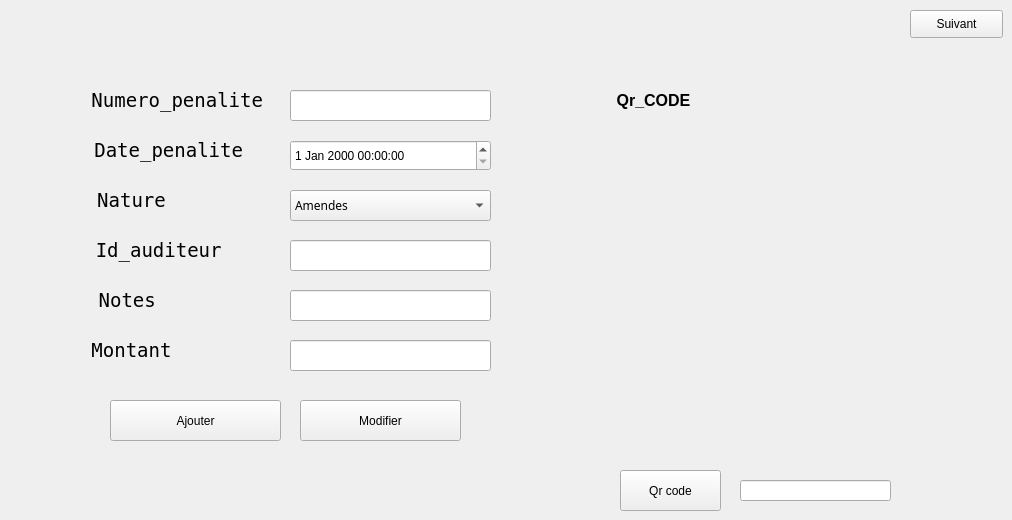
      <widget class="QWidget" name="page_23">
       <widget class="QLabel" name="label_76">
        <property name="geometry">
         <rect>
          <x>80</x>
          <y>70</y>
          <width>191</width>
          <height>61</height>
         </rect>
        </property>
        <property name="font">
         <font>
          <family>NSimSun</family>
          <pointsize>14</pointsize>
         </font>
        </property>
        <property name="cursor">
         <cursorShape>ArrowCursor</cursorShape>
        </property>
        <property name="mouseTracking">
         <bool>false</bool>
        </property>
        <property name="text">
         <string> Numero_penalite</string>
        </property>
       </widget>
       <widget class="QLabel" name="label_77">
        <property name="geometry">
         <rect>
          <x>60</x>
          <y>120</y>
          <width>191</width>
          <height>61</height>
         </rect>
        </property>
        <property name="font">
         <font>
          <family>NSimSun</family>
          <pointsize>14</pointsize>
         </font>
        </property>
        <property name="cursor">
         <cursorShape>ArrowCursor</cursorShape>
        </property>
        <property name="mouseTracking">
         <bool>false</bool>
        </property>
        <property name="text">
         <string>   Date_penalite</string>
        </property>
       </widget>
       <widget class="QLabel" name="label_78">
        <property name="geometry">
         <rect>
          <x>40</x>
          <y>170</y>
          <width>191</width>
          <height>61</height>
         </rect>
        </property>
        <property name="font">
         <font>
          <family>NSimSun</family>
          <pointsize>14</pointsize>
         </font>
        </property>
        <property name="cursor">
         <cursorShape>ArrowCursor</cursorShape>
        </property>
        <property name="mouseTracking">
         <bool>false</bool>
        </property>
        <property name="text">
         <string>     Nature</string>
        </property>
       </widget>
       <widget class="QLabel" name="label_79">
        <property name="geometry">
         <rect>
          <x>50</x>
          <y>220</y>
          <width>191</width>
          <height>61</height>
         </rect>
        </property>
        <property name="font">
         <font>
          <family>NSimSun</family>
          <pointsize>14</pointsize>
         </font>
        </property>
        <property name="cursor">
         <cursorShape>ArrowCursor</cursorShape>
        </property>
        <property name="mouseTracking">
         <bool>false</bool>
        </property>
        <property name="text">
         <string>    Id_auditeur</string>
        </property>
       </widget>
       <widget class="QLabel" name="label_80">
        <property name="geometry">
         <rect>
          <x>30</x>
          <y>270</y>
          <width>191</width>
          <height>61</height>
         </rect>
        </property>
        <property name="font">
         <font>
          <family>NSimSun</family>
          <pointsize>14</pointsize>
         </font>
        </property>
        <property name="cursor">
         <cursorShape>ArrowCursor</cursorShape>
        </property>
        <property name="mouseTracking">
         <bool>false</bool>
        </property>
        <property name="text">
         <string>      Notes</string>
        </property>
       </widget>
       <widget class="QLineEdit" name="numero_penalite">
        <property name="geometry">
         <rect>
          <x>290</x>
          <y>90</y>
          <width>201</width>
          <height>31</height>
         </rect>
        </property>
       </widget>
       <widget class="QLineEdit" name="id_auditeur">
        <property name="geometry">
         <rect>
          <x>290</x>
          <y>240</y>
          <width>201</width>
          <height>31</height>
         </rect>
        </property>
       </widget>
       <widget class="QLineEdit" name="notes">
        <property name="geometry">
         <rect>
          <x>290</x>
          <y>290</y>
          <width>201</width>
          <height>31</height>
         </rect>
        </property>
       </widget>
       <widget class="QPushButton" name="ajouter_ayoub">
        <property name="geometry">
         <rect>
          <x>110</x>
          <y>400</y>
          <width>171</width>
          <height>41</height>
         </rect>
        </property>
        <property name="text">
         <string>Ajouter</string>
        </property>
       </widget>
       <widget class="QPushButton" name="modifier_ayoub">
        <property name="geometry">
         <rect>
          <x>300</x>
          <y>400</y>
          <width>161</width>
          <height>41</height>
         </rect>
        </property>
        <property name="text">
         <string>Modifier</string>
        </property>
       </widget>
       <widget class="QLabel" name="label_81">
        <property name="geometry">
         <rect>
          <x>80</x>
          <y>320</y>
          <width>191</width>
          <height>61</height>
         </rect>
        </property>
        <property name="font">
         <font>
          <family>NSimSun</family>
          <pointsize>14</pointsize>
         </font>
        </property>
        <property name="cursor">
         <cursorShape>ArrowCursor</cursorShape>
        </property>
        <property name="mouseTracking">
         <bool>false</bool>
        </property>
        <property name="text">
         <string> Montant</string>
        </property>
       </widget>
       <widget class="QLineEdit" name="montant">
        <property name="geometry">
         <rect>
          <x>290</x>
          <y>340</y>
          <width>201</width>
          <height>31</height>
         </rect>
        </property>
       </widget>
       <widget class="QDateTimeEdit" name="date_penalite">
        <property name="geometry">
         <rect>
          <x>290</x>
          <y>140</y>
          <width>201</width>
          <height>31</height>
         </rect>
        </property>
       </widget>
       <widget class="QPushButton" name="suivant_1_ayoub">
        <property name="geometry">
         <rect>
          <x>910</x>
          <y>10</y>
          <width>93</width>
          <height>28</height>
         </rect>
        </property>
        <property name="text">
         <string>Suivant</string>
        </property>
       </widget>
       <widget class="QComboBox" name="nature">
        <property name="geometry">
         <rect>
          <x>290</x>
          <y>190</y>
          <width>201</width>
          <height>31</height>
         </rect>
        </property>
        <property name="font">
         <font>
          <family>Segoe UI Semilight</family>
          <pointsize>9</pointsize>
         </font>
        </property>
        <item>
         <property name="text">
          <string>Amendes </string>
         </property>
        </item>
        <item>
         <property name="text">
          <string>Sursis </string>
         </property>
        </item>
       </widget>
       <widget class="QLabel" name="qr_code">
        <property name="geometry">
         <rect>
          <x>530</x>
          <y>140</y>
          <width>281</width>
          <height>271</height>
         </rect>
        </property>
        <property name="font">
         <font>
          <pointsize>11</pointsize>
         </font>
        </property>
        <property name="text">
         <string/>
        </property>
       </widget>
       <widget class="QPushButton" name="qr">
        <property name="geometry">
         <rect>
          <x>620</x>
          <y>470</y>
          <width>101</width>
          <height>41</height>
         </rect>
        </property>
        <property name="text">
         <string>Qr code</string>
        </property>
       </widget>
       <widget class="QLabel" name="label_82">
        <property name="geometry">
         <rect>
          <x>590</x>
          <y>70</y>
          <width>131</width>
          <height>61</height>
         </rect>
        </property>
        <property name="font">
         <font>
          <family>System</family>
          <pointsize>12</pointsize>
          <weight>75</weight>
          <bold>true</bold>
         </font>
        </property>
        <property name="text">
         <string>      Qr_CODE</string>
        </property>
       </widget>
       <widget class="QLineEdit" name="numero_penalite_2">
        <property name="geometry">
         <rect>
          <x>740</x>
          <y>480</y>
          <width>151</width>
          <height>21</height>
         </rect>
        </property>
       </widget>
      </widget>
